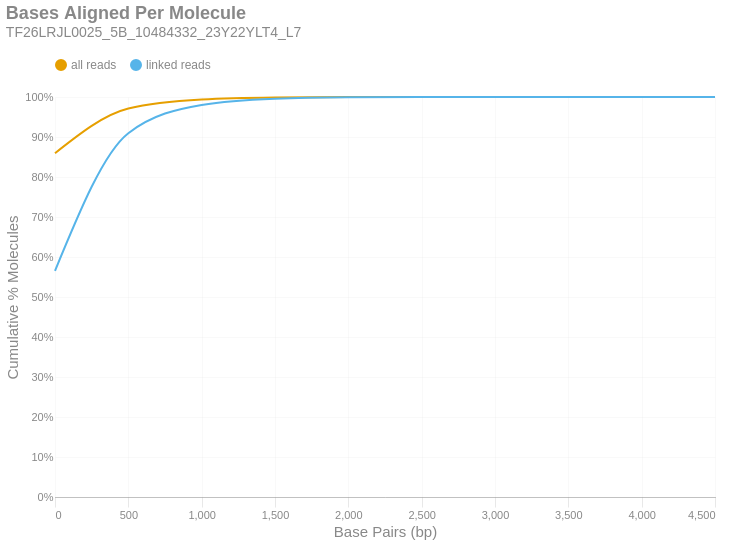

Notebook cell for this chart:
### Markdown cell above
### Bases Aligned Per Molecule
This is a cumulative frequency distribution showing the number of base pairs aligned per unique molecule. These data are shown in 500 bp bins. There are two distributions: one with `all reads` (yellow) and another with only `linked reads` (blue). The percent of molecules in the `linked reads` distribution is relative to the total number of linked molecules.

### Code cell
if SKIPLR:
    print_html(f"Skipped")
else:
    binned_df = consolidated_hist(valids['aligned_bp'], mask, 500, True)
    with SafeRender(binned_df):
        (
            density_plot(binned_df, 'Bases Aligned Per Molecule', samplename, 'basesper')
            .encode(
                x=alt.X('bin:Q', title="Base Pairs (bp)").axis(tickMinStep=500).scale(padding=0),
                y=alt.Y('value:Q', title='Cumulative % Molecules')
                    .axis(format='%')
                    .scale(domain = [0,1])
                    .stack(False),
                color=alt.Color("key:N").scale(domain = ["all reads", "linked reads"]),
                tooltip = [
                    alt.Tooltip("key:N", title = "Data Type"),
                    alt.Tooltip("range_label:N", title="Bases Aligned Per Molecule"),
                    alt.Tooltip("value:Q", format = ".2%", title="% Molecules (Cum.)")
                ]
            )
        ).display()

### Figure 1 — Vega-Lite specification as saved in the notebook (floating-point values rounded to 4 significant figures)
{"width": "container", "height": 400, "config": {"title": {"anchor": "start", "dy": -15, "fontSize": 18, "color": "#888888", "subtitleColor": "#888888", "subtitleFontSize": 14}, "arc": {"fill": "#0072B2"}, "axis": {"domainColor": "#888888", "domainWidth": 0.5, "gridWidth": 0.2, "grid": false, "titleFontWeight": 400, "titleFontSize": 15, "labelFontSize": 11, "labelColor": "#888888", "tickColor": "#888888", "tickWidth": 0.2, "titleColor": "#888888"}, "axisBand": {"grid": false}, "axisX": {"grid": true, "tickSize": 10, "domainCap": "round"}, "axisY": {"domain": false, "grid": true, "tickSize": 0, "domainCap": "round"}, "background": "transparent", "header": {"labelFontSize": 15, "labelColor": "#888888", "titleFontSize": 15, "titleFontWeight": 600, "titleColor": "#888888"}, "legend": {"labelFont": "sans-serif", "labelFontSize": 12, "labelColor": "#888888", "symbolSize": 100, "symbolType": "circle", "titleFontSize": 12, "titlePadding": 10, "titleColor": "#888888", "title": null, "orient": "top"}, "range": {"category": ["#E69F00", "#56B4E9", "#009E73", "#F0E442", "#0072B2", "#D55E00", "#CC79A7", "#000000"], "diverging": ["#cfe8f3", "#a2d4ec", "#73bfe2", "#46abdb", "#1696d2", "#12719e"]}, "area": {"fill": "#0072B2", "fillOpacity": 0.7, "line": true, "strokeOpacity": 0.7}, "line": {"color": "#0072B2", "stroke": "#0072B2", "strokeWidth": 2}, "trail": {"color": "#0072B2", "stroke": "#0072B2", "strokeWidth": 0, "size": 1}, "point": {"filled": true, "fillOpacity": 1.0, "size": 95}, "text": {"color": "#888888", "fontSize": 11, "align": "right", "fontWeight": 400, "size": 11}, "bar": {"fill": "#0072B2", "stroke": null}, "view": {"stroke": null, "continuousWidth": 660, "continuousHeight": 400}}, "data": {"name": "data-1387d6e83fb4754752866da6899d03ea"}, "mark": {"type": "line", "interpolate": "monotone", "point": {"opacity": 0, "size": 275}}, "encoding": {"color": {"field": "key", "scale": {"domain": ["all reads", "linked reads"]}, "type": "nominal"}, "tooltip": [{"field": "key", "title": "Data Type", "type": "nominal"}, {"field": "range_label", "title": "Bases Aligned Per Molecule", "type": "nominal"}, {"field": "value", "format": ".2%", "title": "% Molecules (Cum.)", "type": "quantitative"}], "x": {"axis": {"tickMinStep": 500}, "field": "bin", "scale": {"padding": 0}, "title": "Base Pairs (bp)", "type": "quantitative"}, "y": {"axis": {"format": "%"}, "field": "value", "scale": {"domain": [0, 1]}, "stack": false, "title": "Cumulative % Molecules", "type": "quantitative"}}, "params": [{"name": "param_c36ac31b6afebe62", "select": {"type": "point", "fields": ["key"]}, "bind": "legend"}], "title": {"text": "Bases Aligned Per Molecule", "subtitle": "TF26LRJL0025_5B_10484332_23Y22YLT4_L7"}, "transform": [{"fold": ["all reads (cumsum)", "linked reads (cumsum)"]}, {"calculate": "replace(datum.key, ' (cumsum)', '')", "as": "key"}, {"filter": {"param": "param_c36ac31b6afebe62"}}], "usermeta": {"embedOptions": {"downloadFileName": "TF26LRJL0025_5B_10484332_23Y22YLT4_L7.basesper"}}, "$schema": "https://vega.github.io/schema/vega-lite/v6.4.1.json", "datasets": {"data-1387d6e83fb4754752866da6899d03ea": [{"bin": "0.0", "interval": "0.0-500.0", "all reads": 0.8594, "linked reads": 0.5654, "all reads (cumsum)": 0.8594, "linked reads (cumsum)": 0.5654, "range_label": "0-499"}, {"bin": "500.0", "interval": "500.0-1000.0", "all reads": 0.1117, "linked reads": 0.344, "all reads (cumsum)": 0.9711, "linked reads (cumsum)": 0.9095, "range_label": "500-999"}, {"bin": "1000.0", "interval": "1000.0-1500.0", "all reads": 0.02261, "linked reads": 0.0707, "all reads (cumsum)": 0.9937, "linked reads (cumsum)": 0.9802, "range_label": "1000-1499"}, {"bin": "1500.0", "interval": "1500.0-2000.0", "all reads": 0.004977, "linked reads": 0.0156, "all reads (cumsum)": 0.9987, "linked reads (cumsum)": 0.9958, "range_label": "1500-1999"}, {"bin": "2000.0", "interval": "2000.0-2500.0", "all reads": 0.001091, "linked reads": 0.003421, "all reads (cumsum)": 0.9997, "linked reads (cumsum)": 0.9992, "range_label": "2000-2499"}, {"bin": "2500.0", "interval": "2500.0-3000.0", "all reads": 0.0002008, "linked reads": 0.0006299, "all reads (cumsum)": 0.9999, "linked reads (cumsum)": 0.9998, "range_label": "2500-2999"}, {"bin": "3000.0", "interval": "3000.0-3500.0", "all reads": 4.218e-05, "linked reads": 0.0001323, "all reads (cumsum)": 1.0, "linked reads (cumsum)": 1.0, "range_label": "3000-3499"}, {"bin": "3500.0", "interval": "3500.0-4000.0", "all reads": 1.1e-05, "linked reads": 3.451e-05, "all reads (cumsum)": 1.0, "linked reads (cumsum)": 1.0, "range_label": "3500-3999"}, {"bin": "4000.0", "interval": "4000.0-4500.0", "all reads": 2.14e-06, "linked reads": 6.711e-06, "all reads (cumsum)": 1.0, "linked reads (cumsum)": 1.0, "range_label": "4000-4499"}, {"bin": "4500.0", "interval": "4500.0-5000.0", "all reads": 3.057e-07, "linked reads": 9.587e-07, "all reads (cumsum)": 1.0, "linked reads (cumsum)": 1.0, "range_label": "4500-4999"}]}}
